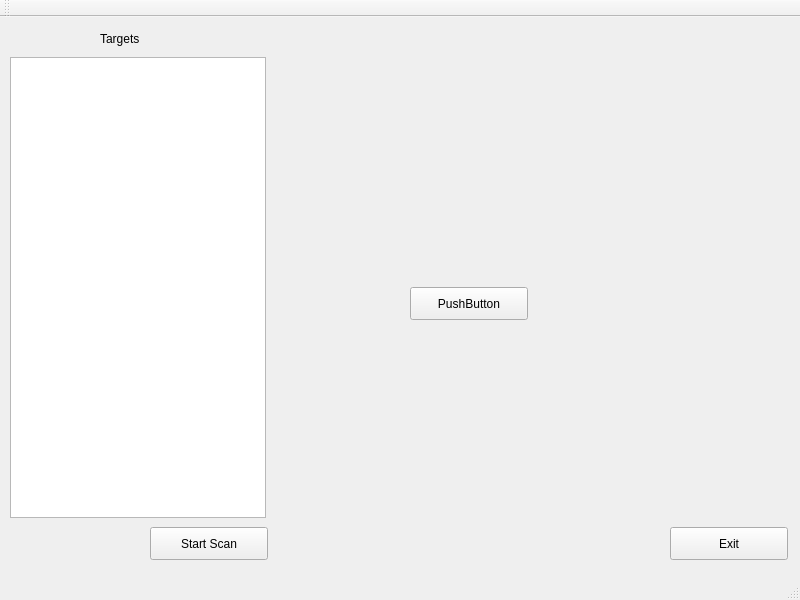
<?xml version="1.0" encoding="UTF-8"?>
<ui version="4.0">
 <class>MainWindow</class>
 <widget class="QMainWindow" name="MainWindow">
  <property name="geometry">
   <rect>
    <x>0</x>
    <y>0</y>
    <width>800</width>
    <height>600</height>
   </rect>
  </property>
  <property name="minimumSize">
   <size>
    <width>800</width>
    <height>600</height>
   </size>
  </property>
  <property name="maximumSize">
   <size>
    <width>800</width>
    <height>600</height>
   </size>
  </property>
  <property name="windowTitle">
   <string>MainWindow</string>
  </property>
  <widget class="QWidget" name="centralWidget">
   <widget class="QPushButton" name="exitButton">
    <property name="geometry">
     <rect>
      <x>670</x>
      <y>510</y>
      <width>118</width>
      <height>33</height>
     </rect>
    </property>
    <property name="text">
     <string>Exit</string>
    </property>
   </widget>
   <widget class="SusanListWidget" name="targetList">
    <property name="geometry">
     <rect>
      <x>10</x>
      <y>40</y>
      <width>256</width>
      <height>461</height>
     </rect>
    </property>
   </widget>
   <widget class="QLabel" name="label">
    <property name="geometry">
     <rect>
      <x>100</x>
      <y>10</y>
      <width>89</width>
      <height>23</height>
     </rect>
    </property>
    <property name="text">
     <string>Targets</string>
    </property>
    <property name="buddy">
     <cstring>targetList</cstring>
    </property>
   </widget>
   <widget class="QPushButton" name="startScanButton">
    <property name="geometry">
     <rect>
      <x>150</x>
      <y>510</y>
      <width>118</width>
      <height>33</height>
     </rect>
    </property>
    <property name="text">
     <string>Start Scan</string>
    </property>
   </widget>
   <widget class="QPushButton" name="pushButton">
    <property name="geometry">
     <rect>
      <x>410</x>
      <y>270</y>
      <width>118</width>
      <height>33</height>
     </rect>
    </property>
    <property name="text">
     <string>PushButton</string>
    </property>
   </widget>
  </widget>
  <widget class="QToolBar" name="mainToolBar">
   <attribute name="toolBarArea">
    <enum>TopToolBarArea</enum>
   </attribute>
   <attribute name="toolBarBreak">
    <bool>false</bool>
   </attribute>
  </widget>
  <widget class="QStatusBar" name="statusBar"/>
  <action name="actionQuit">
   <property name="text">
    <string>Quit</string>
   </property>
  </action>
 </widget>
 <layoutdefault spacing="6" margin="11"/>
 <customwidgets>
  <customwidget>
   <class>SusanListWidget</class>
   <extends>QListWidget</extends>
   <header>susanlistwidget.h</header>
  </customwidget>
 </customwidgets>
 <resources/>
 <connections>
  <connection>
   <sender>exitButton</sender>
   <signal>clicked()</signal>
   <receiver>MainWindow</receiver>
   <slot>close()</slot>
   <hints>
    <hint type="sourcelabel">
     <x>728</x>
     <y>546</y>
    </hint>
    <hint type="destinationlabel">
     <x>730</x>
     <y>429</y>
    </hint>
   </hints>
  </connection>
  <connection>
   <sender>startScanButton</sender>
   <signal>clicked()</signal>
   <receiver>MainWindow</receiver>
   <slot>startScan()</slot>
   <hints>
    <hint type="sourcelabel">
     <x>154</x>
     <y>545</y>
    </hint>
    <hint type="destinationlabel">
     <x>374</x>
     <y>411</y>
    </hint>
   </hints>
  </connection>
  <connection>
   <sender>pushButton</sender>
   <signal>clicked()</signal>
   <receiver>MainWindow</receiver>
   <slot>fileOpen()</slot>
   <hints>
    <hint type="sourcelabel">
     <x>452</x>
     <y>304</y>
    </hint>
    <hint type="destinationlabel">
     <x>459</x>
     <y>232</y>
    </hint>
   </hints>
  </connection>
 </connections>
 <slots>
  <slot>startScan()</slot>
  <slot>fileOpen()</slot>
 </slots>
</ui>
